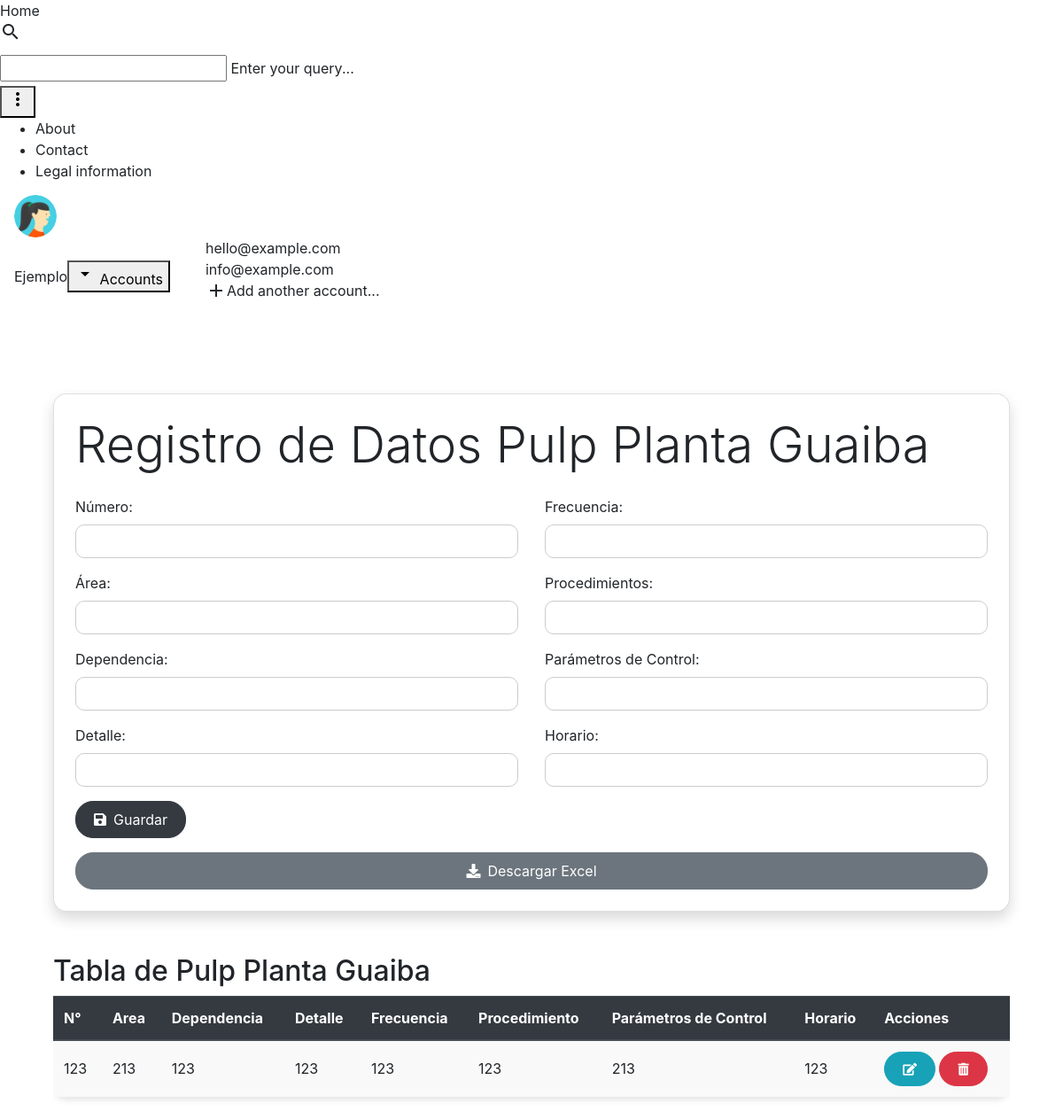
/guaiba/, run on an earlier commit of the app's database.
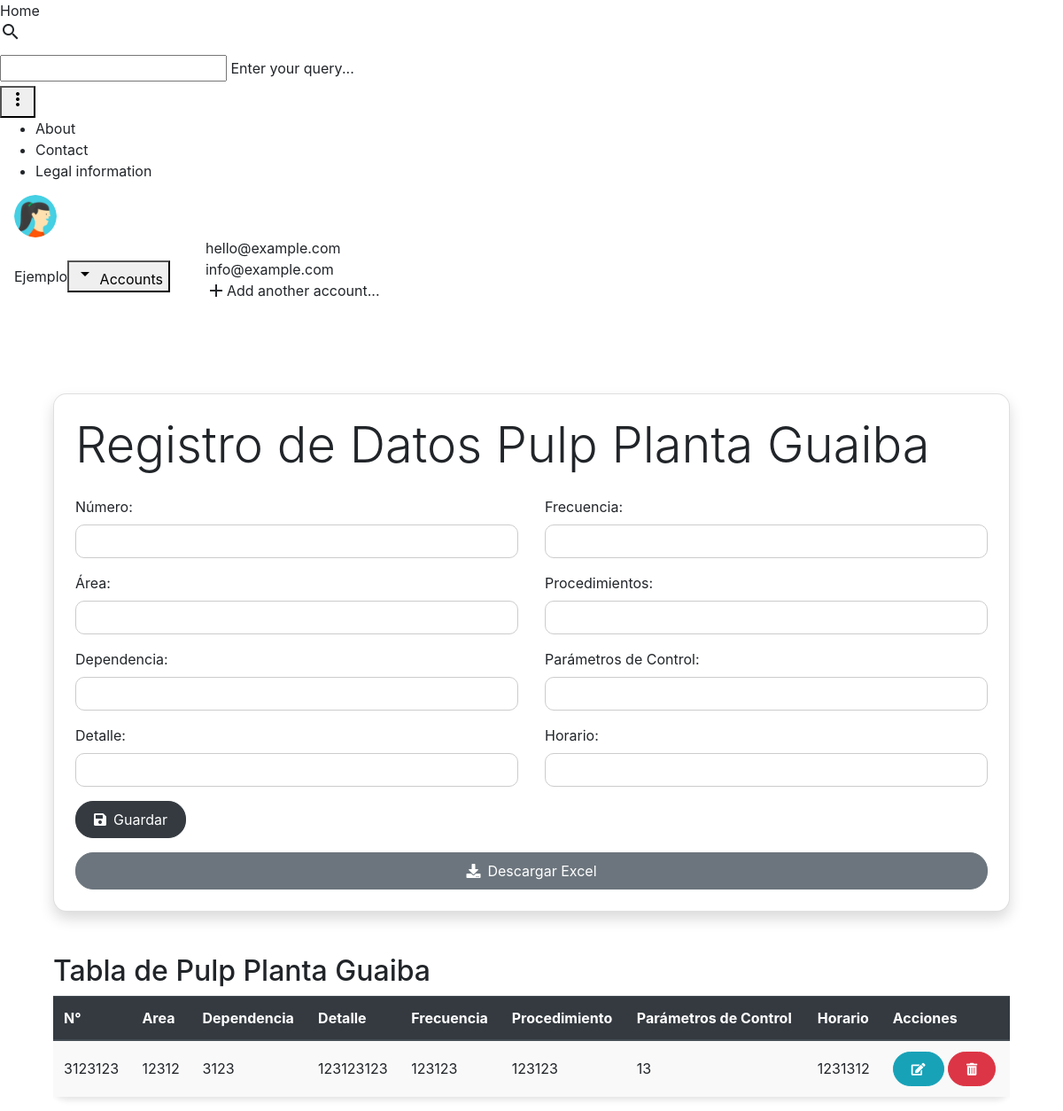
And on a later commit of the database.
### catalog/models.py (models this page shows, shortened)
class Guaiba(models.Model):
    numero = models.IntegerField()
    area = models.CharField(max_length=100, default='')
    dependencia = models.CharField(max_length=100)
    detalle = models.TextField()
    frecuencia = models.CharField(max_length=100)
    procedimientos = models.TextField()
    parametro_control = models.CharField(max_length=100)
    horario = models.CharField(max_length=100)
    class Meta:
        db_table = 'guaiba'

### catalog/views.py (the view)
# urls.py: path('guaiba/', views.guaiba, name='guaiba'),
def guaiba(request):
    if request.method == 'POST':
        form = GuaibaForm(request.POST, request.FILES)
        if form.is_valid():
            form.save()
            messages.success(request, 'Datos ingresados correctamente')
            return redirect('guaiba')
        else:
            messages.error(request, 'Error al ingresar los datos. Por favor, revise los datos ingresados.')
    else:
        form = GuaibaForm()
    guaiba = Guaiba.objects.all()
    return render(request, 'Instalaciones/Pulp/PlantaGuaíba.html', {'form': form, 'guaiba': guaiba})

### catalog/forms.py
class GuaibaForm(forms.ModelForm):
    class Meta:
        model = Guaiba
        fields = '__all__'

### Templates/Instalaciones/Pulp/PlantaGuaíba.html (shortened to what the changed rows need)
{% extends 'base.html' %}
{% load static %}
{% block content %}
<div class="container">
    <div class="card p-4 shadow">
        <h1 class="display-4 mb-4">Registro de Datos Pulp Planta Guaiba</h1>
    </div>
</div>
<div class="container mt-5">
    <h2>Tabla de Pulp Planta Guaiba</h2>
    <div class="table-responsive">
        <table class="table table-striped table-hover">
            <thead class="thead-dark">
                <tr>
                    <th scope="col">N°</th>
                    <th scope="col">Area</th>
                    <th scope="col">Dependencia</th>
                    <th scope="col">Detalle</th>
                    <th scope="col">Frecuencia</th>
                    <th scope="col">Procedimiento</th>
                    <th scope="col">Parámetros de Control</th>
                    <th scope="col">Horario</th>
                    <th scope="col">Acciones</th>
                </tr>
            </thead>
        <tbody>
            {% for dato in guaiba %}
            <tr>
                <td>{{ dato.numero }}</td>
                <td>{{ dato.area}}</td>
                <td>{{ dato.dependencia }}</td>
                <td>{{ dato.detalle }}</td>
                <td>{{ dato.frecuencia }}</td>
                <td>{{ dato.procedimientos }}</td>
                <td>{{ dato.parametro_control }}</td>
                <td>{{ dato.horario }}</td>
                <td>
                    <a href="{% url 'modificar_guaiba' dato.id %}" class="btn btn-info btn-sm"><i class="fas fa-edit"></i></a>
                    <form method="post" action="{% url 'eliminar_guaiba' dato.id %}" style="display: inline;">
                        <button type="submit" class="btn btn-danger btn-sm" onclick="return confirm('¿Estás seguro de que deseas eliminar este dato?')"><i class="fas fa-trash-alt"></i></button>
                    </form>
                </td>
            </tr>
            {% endfor %}
        </tbody>
    </table>
</div>
<link rel="stylesheet" href="https://maxcdn.bootstrapcdn.com/bootstrap/4.5.2/css/bootstrap.min.css">
<link rel="stylesheet" href="https://cdnjs.cloudflare.com/ajax/libs/font-awesome/5.15.4/css/all.min.css">
<link rel="stylesheet" href="{% static 'stylecmpc.css' %}">
{% endblock %}

What changed in the data, as far as the page shows it:
removed Guaiba: numero "123", area "213", dependencia "123", detalle "123", frecuencia "123", procedimientos "123", parametro_control "213", horario "123"
added Guaiba: numero "3123123", area "12312", dependencia "3123", detalle "123123123", frecuencia "123123", procedimientos "123123", parametro_control "13", horario "1231312"
